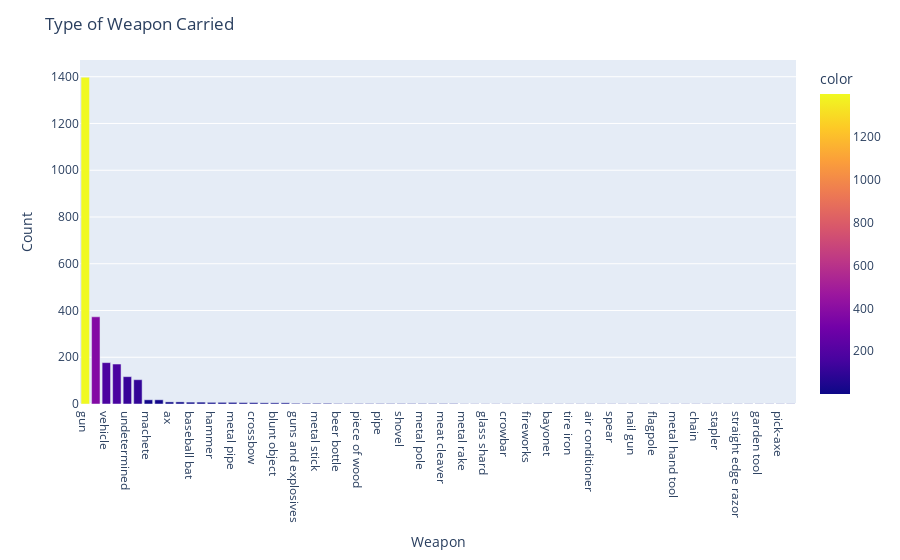

The notebook cell saved with this chart:
### Markdown cell above
# Were People Armed? 

In what percentage of police killings were people armed? Create chart that show what kind of weapon (if any) the deceased was carrying. How many of the people killed by police were armed with guns versus unarmed?

### Code cell
fig = px.bar(people_armed, x=people_armed.index, y=people_armed.values, color=people_armed.values)

fig.update_layout(
    title="Type of Weapon Carried",
    xaxis_title="Weapon",
    yaxis_title="Count",
)

fig.show()

### Figure 1 — Plotly figure (JSON) as saved in the notebook; plotly's stock layout.template omitted (floating-point values rounded to 4 significant figures)
{"data": [{"alignmentgroup": "True", "hovertemplate": "armed=%{x}<br>y=%{y}<br>color=%{marker.color}<extra></extra>", "legendgroup": "", "marker": {"color": [1398, 373, 177, 171, 117, 104, 18, 18, 9, 9, 8, 8, 7, 7, 7, 6, 6, 5, 5, 5, 3, 3, 3, 3, 2, 2, 2, 2, 2, 2, 2, 2, 2, 2, 2, 2, 1, 1, 1, 1, 1, 1, 1, 1, 1, 1, 1, 1, 1, 1, 1, 1, 1, 1, 1, 1, 1, 1, 1, 1, 1, 1, 1, 1, 1, 1, 1, 1], "coloraxis": "coloraxis", "pattern": {"shape": ""}}, "name": "", "offsetgroup": "", "orientation": "v", "showlegend": false, "textposition": "auto", "type": "bar", "x": ["gun", "knife", "vehicle", "unarmed", "undetermined", "toy weapon", "machete", "unknown weapon", "ax", "Taser", "baseball bat", "sword", "hammer", "box cutter", "metal pipe", "hatchet", "crossbow", "gun and knife", "blunt object", "screwdriver", "guns and explosives", "rock", "metal stick", "scissors", "beer bottle", "hatchet and gun", "piece of wood", "chain saw", "pipe", "brick", "shovel", "metal object", "metal pole", "baton", "meat cleaver", "sharp object", "metal rake", "motorcycle", "glass shard", "baseball bat and bottle", "crowbar", "oar", "fireworks", "machete and gun", "bayonet", "pitchfork", "tire iron", "pole and knife", "air conditioner", "bean-bag gun", "spear", "flashlight", "nail gun", "lawn mower blade", "flagpole", "cordless drill", "metal hand tool", "carjack", "chain", "contractor's level", "stapler", "baseball bat and fireplace poker", "straight edge razor", "hand torch", "garden tool", "pole", "pick-axe", "pen"], "xaxis": "x", "y": [1398, 373, 177, 171, 117, 104, 18, 18, 9, 9, 8, 8, 7, 7, 7, 6, 6, 5, 5, 5, 3, 3, 3, 3, 2, 2, 2, 2, 2, 2, 2, 2, 2, 2, 2, 2, 1, 1, 1, 1, 1, 1, 1, 1, 1, 1, 1, 1, 1, 1, 1, 1, 1, 1, 1, 1, 1, 1, 1, 1, 1, 1, 1, 1, 1, 1, 1, 1], "yaxis": "y"}], "layout": {"autosize": true, "barmode": "relative", "coloraxis": {"colorbar": {"title": {"text": "color"}}, "colorscale": [[0, "#0d0887"], [0.1111, "#46039f"], [0.2222, "#7201a8"], [0.3333, "#9c179e"], [0.4444, "#bd3786"], [0.5556, "#d8576b"], [0.6667, "#ed7953"], [0.7778, "#fb9f3a"], [0.8889, "#fdca26"], [1, "#f0f921"]]}, "legend": {"tracegroupgap": 0}, "margin": {"t": 60}, "title": {"text": "Type of Weapon Carried"}, "xaxis": {"anchor": "y", "autorange": true, "domain": [0, 1], "range": [-0.5, 67.5], "title": {"text": "Weapon"}, "type": "category"}, "yaxis": {"anchor": "x", "autorange": true, "domain": [0, 1], "range": [0, 1472.0], "title": {"text": "Count"}, "type": "linear"}}}
